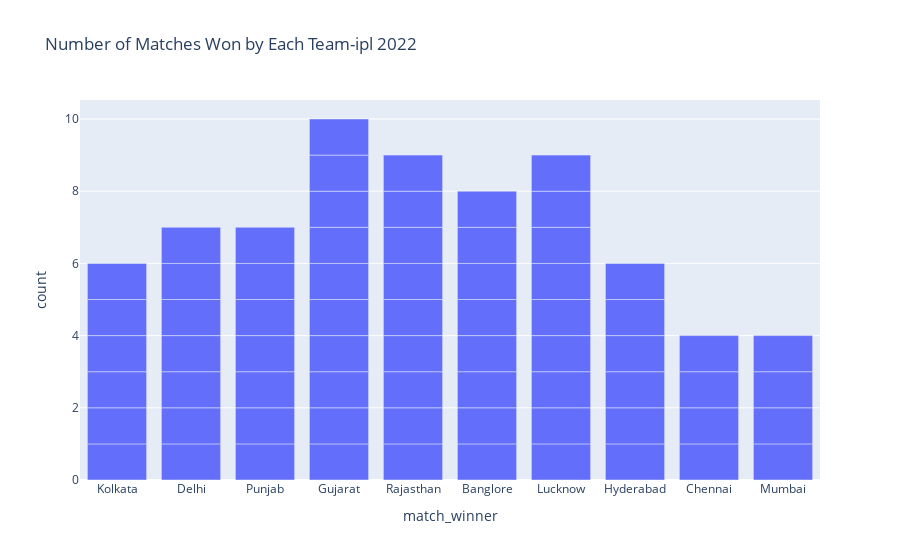

The notebook cell this image was saved under:
### Markdown cell above
Number of Matches Won by Each Team-2022

### Code cell
#Number of Matches Won by Each Team-2022
ipl_fig=px.bar(data_frame=ipl,
               x='match_winner',
               title='Number of Matches Won by Each Team-ipl 2022')
ipl_fig.show()

### Figure 1 — Plotly figure (JSON) as saved in the notebook; plotly's stock layout.template omitted (floating-point values rounded to 4 significant figures)
{"data": [{"alignmentgroup": "True", "hovertemplate": "match_winner=%{x}<br>count=%{y}<extra></extra>", "legendgroup": "", "marker": {"color": "#636efa", "pattern": {"shape": ""}}, "name": "", "offsetgroup": "", "orientation": "v", "showlegend": false, "textposition": "auto", "type": "bar", "x": ["Kolkata", "Delhi", "Punjab", "Gujarat", "Rajasthan", "Banglore", "Lucknow", "Kolkata", "Rajasthan", "Gujarat", "Punjab", "Lucknow", "Banglore", "Kolkata", "Lucknow", "Gujarat", "Hyderabad", "Banglore", "Delhi", "Rajasthan", "Hyderabad", "Chennai", "Punjab", "Gujarat", "Hyderabad", "Lucknow", "Banglore", "Hyderabad", "Gujarat", "Rajasthan", "Banglore", "Delhi", "Chennai", "Rajasthan", "Gujarat", "Hyderabad", "Lucknow", "Punjab", "Rajasthan", "Gujarat", "Delhi", "Lucknow", "Gujarat", "Mumbai", "Lucknow", "Chennai", "Kolkata", "Punjab", "Banglore", "Delhi", "Mumbai", "Rajasthan", "Lucknow", "Banglore", "Chennai", "Kolkata", "Gujarat", "Delhi", "Mumbai", "Punjab", "Kolkata", "Gujarat", "Rajasthan", "Delhi", "Hyderabad", "Lucknow", "Banglore", "Rajasthan", "Mumbai", "Punjab"], "xaxis": "x", "y": [1, 1, 1, 1, 1, 1, 1, 1, 1, 1, 1, 1, 1, 1, 1, 1, 1, 1, 1, 1, 1, 1, 1, 1, 1, 1, 1, 1, 1, 1, 1, 1, 1, 1, 1, 1, 1, 1, 1, 1, 1, 1, 1, 1, 1, 1, 1, 1, 1, 1, 1, 1, 1, 1, 1, 1, 1, 1, 1, 1, 1, 1, 1, 1, 1, 1, 1, 1, 1, 1], "yaxis": "y"}], "layout": {"barmode": "relative", "legend": {"tracegroupgap": 0}, "title": {"text": "Number of Matches Won by Each Team-ipl 2022"}, "xaxis": {"anchor": "y", "domain": [0, 1], "title": {"text": "match_winner"}}, "yaxis": {"anchor": "x", "domain": [0, 1], "title": {"text": "count"}}}}
